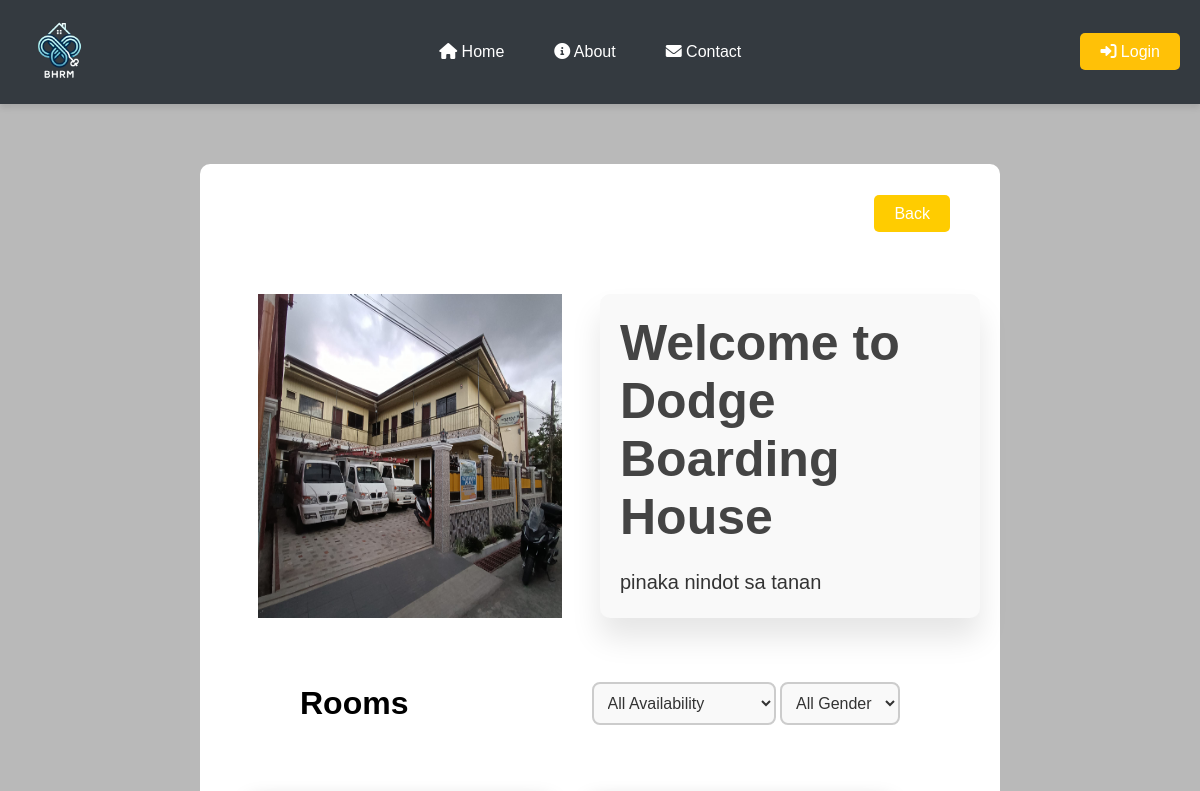
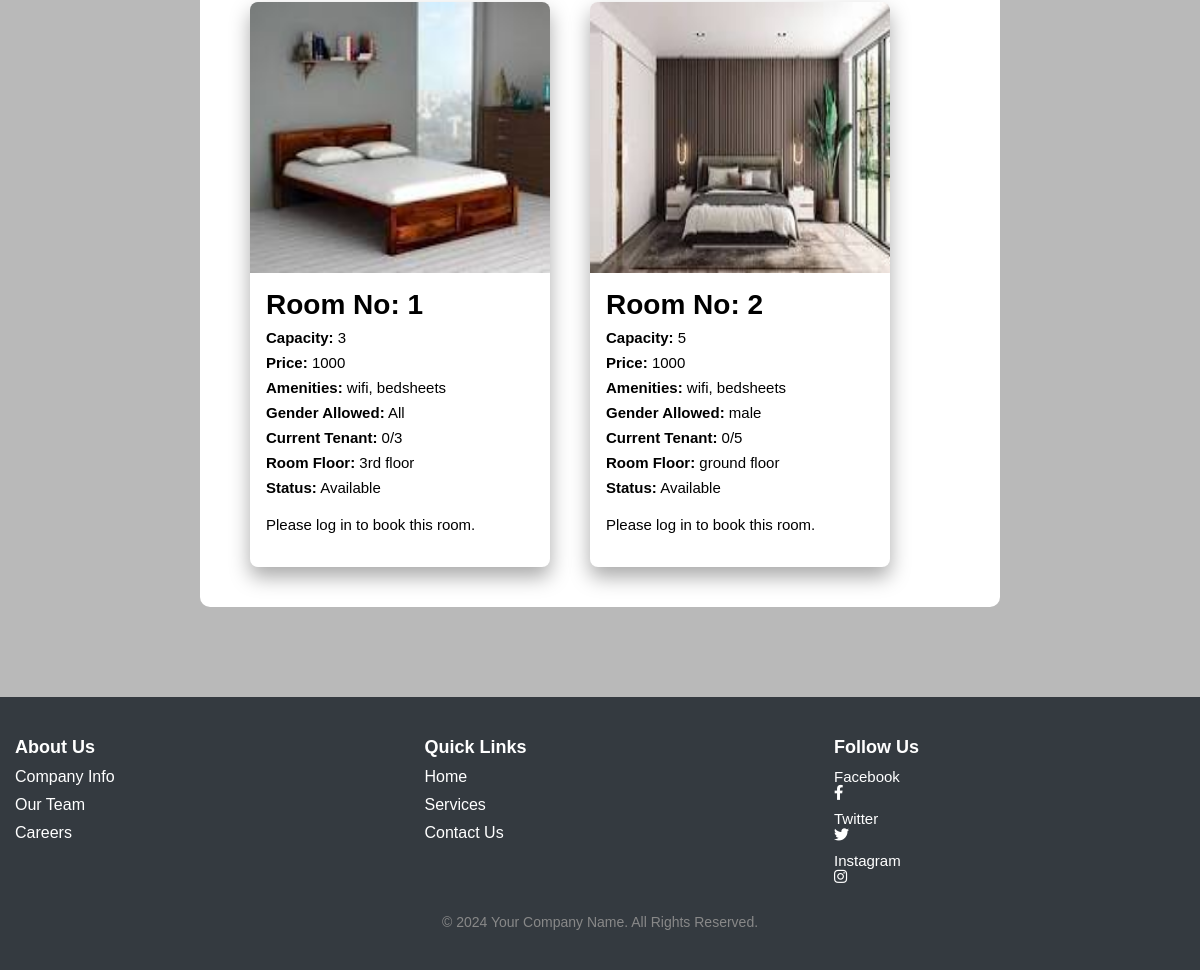
Page /boardinghouse.php?hname=Dodge Boarding House on the committed database (2 pictures, top to bottom).
### tables this page shows
CREATE TABLE `boardinghouses` (
  `id` int(11) NOT NULL,
  `owner` varchar(255) NOT NULL,
  `hname` varchar(25) NOT NULL,
  `haddress` varchar(25) NOT NULL,
  `contact_no` int(255) NOT NULL,
  `landlord` varchar(255) NOT NULL
);

CREATE TABLE `documents` (
  `id` int(255) NOT NULL,
  `bar_clear` varchar(255) NOT NULL,
  `bus_per` varchar(255) NOT NULL,
  `image` varchar(255) NOT NULL,
  `hname` varchar(255) NOT NULL,
  `owner` varchar(255) NOT NULL
);

CREATE TABLE `description` (
  `id` int(255) NOT NULL,
  `bh_description` varchar(255) NOT NULL,
  `hname` varchar(255) NOT NULL,
  `owner` varchar(255) NOT NULL
);

CREATE TABLE `rooms` (
  `id` int(11) NOT NULL,
  `room_no` int(255) NOT NULL,
  `capacity` int(255) NOT NULL,
  `current_tenant` int(255) NOT NULL,
  `amenities` varchar(255) NOT NULL,
  `tenant_type` varchar(255) NOT NULL,
  `room_floor` varchar(255) NOT NULL,
  `price` int(255) NOT NULL,
  `image` varchar(255) NOT NULL,
  `status` varchar(255) NOT NULL,
  `hname` varchar(255) NOT NULL,
  `owner` varchar(255) NOT NULL
);

### boardinghouse.php (the view, shortened to what this page needs)
<?php
require 'php/connection.php';
if(!empty($_SESSION["uname"]) && $_SESSION["role"] == 'user'){
    if (isset($_GET['hname'])){
        $_SESSION['hname'] = $_GET['hname'];
        $hname = $_SESSION['hname'];
        $query = "select * from boardinghouses inner join documents on boardinghouses.hname = documents.hname where boardinghouses.hname = '$hname'";
        $result = mysqli_query($conn, $query);
        $fetch = mysqli_fetch_assoc($result);
        $img = $fetch['image'];
        echo "
        <script src='jquery.min.js'></script>
        <link rel='stylesheet' href='toastr.min.css'/>
        <script src='toastr.min.js'></script>
        <script>
            $(document).ready(function() {
                // Check if the login message should be displayed
                " . (isset($_SESSION['login_message_displayed']) ? "toastr.success('Logged in Successfully');" : "") . "
            });
        </script>
        ";
        if (isset($_SESSION['login_message_displayed'])) {
            unset($_SESSION['login_message_displayed']);
        }
    }
}else{
    $hname = $_GET['hname'];
    $query = "select * from boardinghouses inner join documents on boardinghouses.hname = documents.hname where boardinghouses.hname = '$hname'";
    $result = mysqli_query($conn, $query);
    $fetch = mysqli_fetch_assoc($result);
}
?>
<!DOCTYPE html>
<html lang="en">
<head>
</head>
<body>
    <div class="background">
        <?php include 'navbar.php'; ?>
        <div class="content-background">
            <div class="back">
                <div>
                    <?php
                        if(empty($_SESSION['uname'])){
                            echo '<a class="btn" href="index.php">Back</a>';
                        }else{
                            echo '<a class="btn" href="index.php">Back</a>';
                        }
                    ?>
                </div>
            </div>
            <div class="section1">
                <div class="secrow1">
                    <?php if(!empty($_SESSION['uname'])): ?>
                    <img src="<?php echo $img ?>">
                    <?php else: ?>
                    <img src="<?php echo $fetch['image'] ?>">
                    <?php endif; ?>
                </div>
                <div class="secrow2">
                    <?php
                        $query = "SELECT * FROM `description` WHERE hname = '$hname'";
                        $result = mysqli_query($conn, $query);
                        $fetch = mysqli_fetch_assoc($result);
                    ?>
                    <div class="text-box">
                        <h1>Welcome to <?php if(!empty($_SESSION['hname'])){ echo $_SESSION['hname']; }else {  echo $_GET['hname']; } ?></h1>
                        <p><?php echo $fetch['bh_description']; ?></p>
                    </div>
                </div>
            </div>
            <div class="section2">
                <div class="room-header">
                    <h1>Rooms</h1>
                </div>
                <div class="form">
                    <form method="get" action="">
                        <select name="availability" onchange="this.form.submit()">
                            <option value="">All Availability</option>
                        </select>
                        <select name="tenant_type" onchange="this.form.submit()">
                            <option value="">All Gender</option>
                        </select>
                    </form>
                </div>
            </div>
            <div class="section3">
                <?php
                if (!empty($_SESSION["uname"]) && $_SESSION['role'] == 'user' || empty($_SESSION["uname"])){
                    $hname = isset($_SESSION['hname']) ? $_SESSION['hname'] : '';
                    if ($hname != '') {
                        $query = "SELECT * FROM rooms WHERE hname = '$hname'";
                        $result = mysqli_query($conn, $query);
                        if ($result && mysqli_num_rows($result) > 0) {
                            while ($fetch = mysqli_fetch_assoc($result)) {
                                $hname = $fetch['hname'];
                                $roomno = $fetch['room_no'];
                        ?>
                                <div class="card">
                                    <img src="<?php echo $fetch['image']?>" class="card-img-top" alt="Room Image">
                                    <div class="card-content">
                                    <h5><strong></strong> Room No: </strong><?php echo $fetch['room_no']?></h5>
                                    <p><strong> Capacity:</strong> <?php echo $fetch['capacity']?></p>
                                    <p><strong> Price:</strong> <?php echo $fetch['price']?></p>
                                    <p><strong>Amenities:</strong> <?php echo $fetch['amenities']?></p>
                                    <p><strong>Gender Allowed:</strong>  <?php echo $fetch['tenant_type']?></p>
                                    <p><strong>Current Tenant:</strong> <?php echo $fetch['current_tenant']; ?>/<?php echo $fetch['capacity']?> </p>
                                    <p><strong>Room Floor:</strong>  <?php echo $fetch['room_floor']?> </p>
                                    <p><strong>Status:</strong> <?php echo $fetch['status']?></p>
                                        <div class="room-btn">
                                            <?php
                                                $roomQuery = "SELECT capacity, current_tenant, tenant_type FROM rooms WHERE room_no = $roomno AND hname = '$hname'";
                                                $roomResult = mysqli_query($conn, $roomQuery);
                                                $roomData = mysqli_fetch_assoc($roomResult);
                                                $roomCapacity = $roomData['capacity'];
                                                $currentTenant = $roomData['current_tenant'];
                                                if ($currentTenant == $roomCapacity) {
                                                    $roomStatus = "Full";
                                                } else {
                                                    $roomStatus = "Available";
                                                }
                                                if (isset($_SESSION['uname'])) {
                                                    $userQuery = "SELECT role, gender FROM users WHERE uname = '" . $_SESSION['uname'] . "'";
                                                    $userResult = mysqli_query($conn, $userQuery);
                                                    $userData = mysqli_fetch_assoc($userResult);
                                                    if ($roomData['tenant_type'] === 'All' || strtolower($roomData['tenant_type']) === strtolower($userData['gender'])) {
                                                        if ($roomStatus === "Available") {
                                                            ?>
                                                            <a href='book-in.php?roomno=<?php echo $roomno; ?>' class='btn btn-warning'>Book Now!</a>
                                                            <?php
                                                        } else {
                                                            echo "<p>This room is currently full. You cannot book it.</p>";
                                                        }
                                                    } else {
                                                        echo "<p>This room is restricted to " . ucfirst($roomData['tenant_type']) . " tenants.</p>";
                                                    }
                                                } else {
                                                    echo "<p>Please log in to book this room.</p>";
                                                }
                                            ?>
                                        </div>
                                    </div>
                                </div>
                <?php
                            }
                        }
                    }
                }
                ?>
            </div>
        </div>
        <footer class="footer">
            <div class="container">
                <div class="row">
                    <div class="footer-col">
                        <h4>About Us</h4>
                        <ul>
                            <li><a href="#">Company Info</a></li>
                            <li><a href="#">Our Team</a></li>
                            <li><a href="#">Careers</a></li>
                        </ul>
                    </div>
                    <div class="footer-col">
                        <h4>Quick Links</h4>
                        <ul>
                            <li><a href="#">Home</a></li>
                            <li><a href="#">Services</a></li>
                            <li><a href="#">Contact Us</a></li>
                        </ul>
                    </div>
                    <div class="footer-col">
                        <h4>Follow Us</h4>
                        <div class="social-links">
                            <a href="#">Facebook<i class="fab fa-facebook-f"></i></a>
                            <a href="#">Twitter<i class="fab fa-twitter"></i></a>
                            <a href="#">Instagram<i class="fab fa-instagram"></i></a>
                        </div>
                    </div>
                </div>
                <p class="footer-bottom-text">© 2024 Your Company Name. All Rights Reserved.</p>
            </div>
        </footer>
    </div>
</body>
</html>

### boardinghouse.php (style rules this page uses)
* { margin: 0; padding: 0; box-sizing: border-box; font-family: sans-serif; }
a { text-decoration: none; color: black; }
body { margin: 0; padding: 0; box-sizing: border-box; color: black; }
.background { background-color: #b9b9b9; background-size: cover; background-position: center; background-repeat: no-repeat; min-height: auto; }
.content-background { background-color: white; margin: 60px 200px 90px 200px; border-radius: 10px; }
.back { height: 100px; display: flex; justify-content: right; align-items: center; margin-right: 50px; }
.back a { height: auto; }
.secrow1 { display: flex; justify-content: center; align-items: top; }
.secrow1 img { overflow: hidden; width: 80%; height: 100%; }
.text-box { background-color: #f9f9f9; padding: 20px; border-radius: 10px; box-shadow: 0px 20px 30px rgba(0, 0, 0, 0.1); font-family: Arial, sans-serif; color: #333; }
.text-box h1 { color: #444; margin-bottom: 15px; }
.text-box p { line-height: 1.6; }
.secrow2 h1 { font-size: 50px; }
.secrow2 p { margin-top: 20px; font-size: 20px; }
.section2 { margin: auto; width: 80%; background-color: rgb(255, 255, 255); height: 130px; font-weight: 20; border-radius: 10px; padding: 20px; display: flex; }
.room-header { display: flex; flex-direction: row; align-items: center; }
.form { width: 100%; display: flex; flex-direction: row; justify-content: flex-end; align-items: center; }
.form select { padding: 10px; font-size: 16px; border: 2px solid #ccc; border-radius: 8px; background-color: #f9f9f9; color: #333; outline: none; transition: border-color 0.3s ease; }
.btn { color: rgb(255, 255, 255); padding: 10px 20px; border-radius: 5px; font-size: 16px; cursor: pointer; background-color: #ffcc00; }
.section3 { height: auto; display: flex; border-radius: 10px; flex-wrap: wrap; padding-top: 5px; padding-left: 30px; padding-right: 30px; padding-bottom: 20px; }
.card img { width: 100%; height: 50%; }
.card-content { padding: 16px; }
.card-content h5 { font-size: 28px; margin-bottom: 8px; }
.card-content p { color: black; font-size: 15px; margin-bottom: 8px; }
.room-btn { margin-top: 20px; }
.footer { background-color: #343a40; color: white; padding: 40px 0; font-family: Arial, sans-serif; }
.footer .container { max-width: 1200px; margin: 0 auto; padding: 0 15px; }
.footer .row { display: flex; justify-content: space-between; }
.footer-col { width: 30%; }
.footer-col h4 { font-size: 18px; margin-bottom: 10px; font-weight: bold; }
.footer-col ul { list-style-type: none; padding-left: 0; }
.footer-col ul li { margin-bottom: 10px; }
.footer-col ul li a { color: white; text-decoration: none; transition: color 0.3s ease; }
.footer-col .social-links a { color: white; margin-right: 10px; font-size: 15px; transition: color 0.3s ease; display: flex; flex-direction: column; margin-top: 10px; }
.footer-col .social-links a:first-child { margin-top: 0px; }
.footer-bottom-text { text-align: center; margin-top: 30px; font-size: 14px; color: #888; }
.section1 { background-color: white; height: auto; font-weight: 20; display: grid; grid-template-columns: 1fr 1fr; border-radius: 10px; padding: 20px; padding-top: 30px; }
.card { width: 300px; border-radius: 8px; overflow: hidden; box-shadow: 0px 10px 20px #aaaaaa; margin: 20px; display: flex; flex-direction: column; justify-content: space-between; padding-bottom: 10px; height: auto; }

### navbar.php (style rules this page uses)
* { margin: 0; padding: 0; box-sizing: border-box; font-family: sans-serif; }

### rows in the picture
boardinghouses: documents.image (picture)
description: bh_description "pinaka nindot sa tanan"
rooms: image (picture), room_no "1", capacity "3", price "1000", amenities "wifi, bedsheets", tenant_type "All", current_tenant "0", room_floor "3rd floor", status "Available"
rooms: image (picture), room_no "2", capacity "5", price "1000", amenities "wifi, bedsheets", tenant_type "male", current_tenant "0", room_floor "ground floor", status "Available"

### other values in the picture
$_GET['hname'] "Dodge Boarding House"
